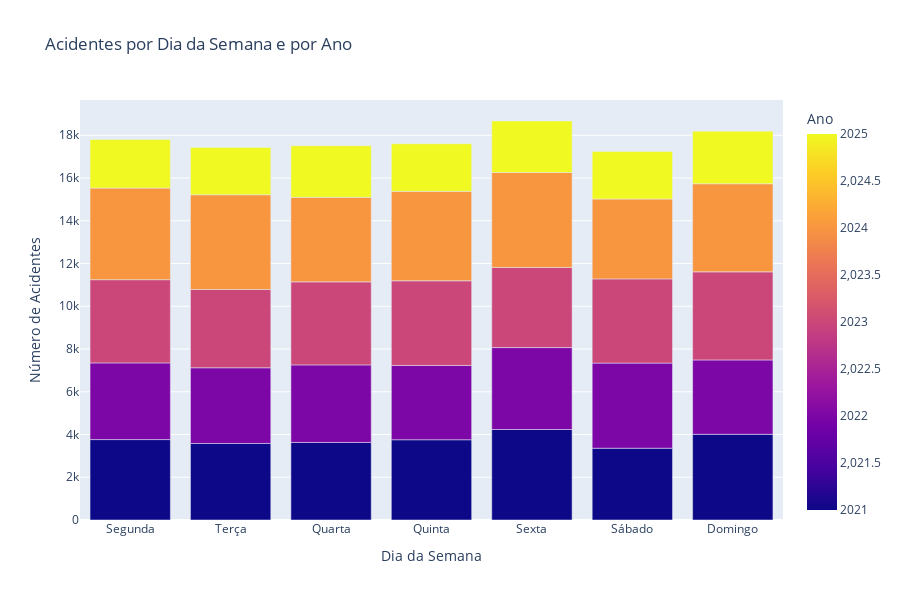
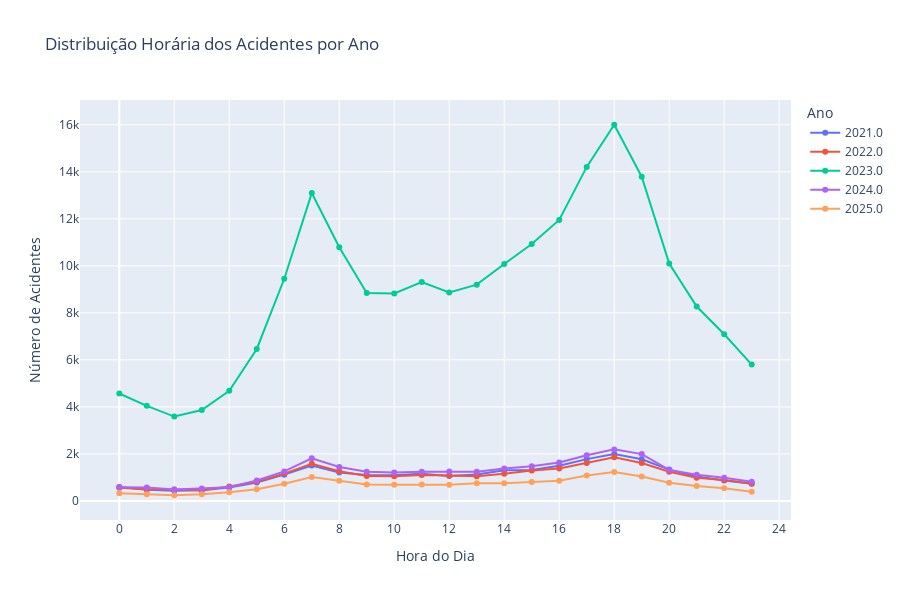

The code cell stored with these charts, in order, in its notebook:
### Markdown cell above
## 6. Analyses Temporelles Détaillées

### Code cell
# Análise por dia da semana
df_clean['dia_semana_num'] = df_clean['data_inversa'].dt.dayofweek
dias_mapping = {0: 'Segunda', 1: 'Terça', 2: 'Quarta', 3: 'Quinta', 4: 'Sexta', 5: 'Sábado', 6: 'Domingo'}
df_clean['dia_semana_nome'] = df_clean['dia_semana_num'].map(dias_mapping)

acidentes_por_dia_ano = df_clean.groupby(['ano', 'dia_semana_nome']).size().reset_index(name='acidentes')

fig = px.bar(acidentes_por_dia_ano, x='dia_semana_nome', y='acidentes', color='ano',
             title='Acidentes por Dia da Semana e por Ano',
             labels={'dia_semana_nome': 'Dia da Semana', 'acidentes': 'Número de Acidentes', 'ano': 'Ano'},
             category_orders={'dia_semana_nome': ['Segunda', 'Terça', 'Quarta', 'Quinta', 'Sexta', 'Sábado', 'Domingo']})

fig.update_layout(height=600)
fig.show()

# Recriar a coluna hora corretamente a partir de horario
print("🔄 Recriando coluna 'hora' a partir de 'horario'...")

if 'horario' in df_clean.columns:
    # Extrair hora da coluna horario (formato HH:MM:SS)
    df_clean['hora'] = pd.to_datetime(df_clean['horario'], format='%H:%M:%S', errors='coerce').dt.hour
    print(f"✅ Hora extraída com sucesso!")
    print(f"Valores únicos da hora: {sorted(df_clean['hora'].dropna().unique())}")
    
    # Remover registros sem hora válida
    df_clean_hora = df_clean.dropna(subset=['hora'])
    print(f"📊 Registros com hora válida: {len(df_clean_hora):,} de {len(df_clean):,}")
    
    # Gráfico de distribuição horária
    acidentes_por_hora_ano = df_clean_hora.groupby(['ano', 'hora']).size().reset_index(name='acidentes')

    fig = px.line(acidentes_por_hora_ano, x='hora', y='acidentes', color='ano',
                  title='Distribuição Horária dos Acidentes por Ano',
                  labels={'hora': 'Hora do Dia', 'acidentes': 'Número de Acidentes', 'ano': 'Ano'},
                  markers=True)

    fig.update_layout(height=600, xaxis=dict(tickmode='linear', tick0=0, dtick=2))
    fig.show()
    
    # Estatísticas por hora
    print("\n=== HORÁRIOS MAIS PERIGOSOS ===")
    acidentes_por_hora = df_clean_hora.groupby('hora').size().sort_values(ascending=False)
    print("Top 10 horários com mais acidentes:")
    for hora, count in acidentes_por_hora.head(10).items():
        hora_int = int(hora)
        print(f"• {hora_int:02d}h: {count:,} acidentes ({count/len(df_clean_hora)*100:.1f}%)")
        
    # Análise por períodos do dia
    print("\n=== ACIDENTES POR PERÍODO DO DIA ===")
    def classificar_periodo(hora):
        if pd.isna(hora):
            return 'Desconhecido'
        elif 6 <= hora < 12:
            return 'Manhã (6h-12h)'
        elif 12 <= hora < 18:
            return 'Tarde (12h-18h)'
        elif 18 <= hora < 24:
            return 'Noite (18h-24h)'
        else:
            return 'Madrugada (0h-6h)'
    
    df_clean_hora['periodo'] = df_clean_hora['hora'].apply(classificar_periodo)
    acidentes_por_periodo = df_clean_hora['periodo'].value_counts()
    
    for periodo, count in acidentes_por_periodo.items():
        print(f"• {periodo}: {count:,} acidentes ({count/len(df_clean_hora)*100:.1f}%)")
        
else:
    print("⚠️ Coluna 'horario' não encontrada")

# Estatísticas por dia da semana
print("\n=== ACIDENTES POR DIA DA SEMANA ===")
acidentes_por_dia = df_clean.groupby('dia_semana_nome').size().sort_values(ascending=False)
for dia, count in acidentes_por_dia.items():
    print(f"• {dia}: {count:,} acidentes ({count/len(df_clean)*100:.1f}%)")

### Figure 1 — Plotly figure (JSON) as saved in the notebook; plotly's stock layout.template omitted (floating-point values rounded to 4 significant figures)
{"data": [{"hovertemplate": "Dia da Semana=%{x}<br>Número de Acidentes=%{y}<br>Ano=%{marker.color}<extra></extra>", "legendgroup": "", "marker": {"color": [2021.0, 2021.0, 2021.0, 2021.0, 2021.0, 2021.0, 2021.0, 2022.0, 2022.0, 2022.0, 2022.0, 2022.0, 2022.0, 2022.0, 2023.0, 2023.0, 2023.0, 2023.0, 2023.0, 2023.0, 2023.0, 2024.0, 2024.0, 2024.0, 2024.0, 2024.0, 2024.0, 2024.0, 2025.0, 2025.0, 2025.0, 2025.0, 2025.0, 2025.0, 2025.0], "coloraxis": "coloraxis", "pattern": {"shape": ""}}, "name": "", "orientation": "v", "showlegend": false, "textposition": "auto", "type": "bar", "x": ["Domingo", "Quarta", "Quinta", "Segunda", "Sexta", "Sábado", "Terça", "Domingo", "Quarta", "Quinta", "Segunda", "Sexta", "Sábado", "Terça", "Domingo", "Quarta", "Quinta", "Segunda", "Sexta", "Sábado", "Terça", "Domingo", "Quarta", "Quinta", "Segunda", "Sexta", "Sábado", "Terça", "Domingo", "Quarta", "Quinta", "Segunda", "Sexta", "Sábado", "Terça"], "xaxis": "x", "y": [4009, 3629, 3755, 3762, 4234, 3358, 3580, 3480, 3628, 3476, 3589, 3833, 3984, 3542, 4121, 3885, 3962, 3893, 3751, 3939, 3664, 4123, 3957, 4184, 4285, 4440, 3737, 4432, 2460, 2408, 2227, 2271, 2410, 2220, 2213], "yaxis": "y"}], "layout": {"barmode": "relative", "coloraxis": {"colorbar": {"title": {"text": "Ano"}}, "colorscale": [[0, "#0d0887"], [0.1111, "#46039f"], [0.2222, "#7201a8"], [0.3333, "#9c179e"], [0.4444, "#bd3786"], [0.5556, "#d8576b"], [0.6667, "#ed7953"], [0.7778, "#fb9f3a"], [0.8889, "#fdca26"], [1, "#f0f921"]]}, "height": 600, "legend": {"tracegroupgap": 0}, "title": {"text": "Acidentes por Dia da Semana e por Ano"}, "xaxis": {"anchor": "y", "categoryarray": ["Segunda", "Terça", "Quarta", "Quinta", "Sexta", "Sábado", "Domingo"], "categoryorder": "array", "domain": [0, 1], "title": {"text": "Dia da Semana"}}, "yaxis": {"anchor": "x", "domain": [0, 1], "title": {"text": "Número de Acidentes"}}}}

### Figure 2 — Plotly figure (JSON) as saved in the notebook; plotly's stock layout.template omitted (floating-point values rounded to 4 significant figures)
{"data": [{"hovertemplate": "Ano=2021.0<br>Hora do Dia=%{x}<br>Número de Acidentes=%{y}<extra></extra>", "legendgroup": "2021.0", "line": {"color": "#636efa", "dash": "solid"}, "marker": {"symbol": "circle"}, "mode": "lines+markers", "name": "2021.0", "orientation": "v", "showlegend": true, "type": "scatter", "x": [0, 1, 2, 3, 4, 5, 6, 7, 8, 9, 10, 11, 12, 13, 14, 15, 16, 17, 18, 19, 20, 21, 22, 23], "xaxis": "x", "y": [595, 479, 437, 459, 568, 779, 1118, 1508, 1208, 1103, 1096, 1155, 1059, 1122, 1308, 1319, 1496, 1778, 1997, 1769, 1332, 1041, 872, 729], "yaxis": "y"}, {"hovertemplate": "Ano=2022.0<br>Hora do Dia=%{x}<br>Número de Acidentes=%{y}<extra></extra>", "legendgroup": "2022.0", "line": {"color": "#EF553B", "dash": "solid"}, "marker": {"symbol": "circle"}, "mode": "lines+markers", "name": "2022.0", "orientation": "v", "showlegend": true, "type": "scatter", "x": [0, 1, 2, 3, 4, 5, 6, 7, 8, 9, 10, 11, 12, 13, 14, 15, 16, 17, 18, 19, 20, 21, 22, 23], "xaxis": "x", "y": [563, 492, 489, 452, 614, 817, 1162, 1576, 1259, 1062, 1047, 1101, 1081, 1048, 1155, 1294, 1377, 1617, 1856, 1613, 1241, 987, 893, 736], "yaxis": "y"}, {"hovertemplate": "Ano=2023.0<br>Hora do Dia=%{x}<br>Número de Acidentes=%{y}<extra></extra>", "legendgroup": "2023.0", "line": {"color": "#00cc96", "dash": "solid"}, "marker": {"symbol": "circle"}, "mode": "lines+markers", "name": "2023.0", "orientation": "v", "showlegend": true, "type": "scatter", "x": [0, 1, 2, 3, 4, 5, 6, 7, 8, 9, 10, 11, 12, 13, 14, 15, 16, 17, 18, 19, 20, 21, 22, 23], "xaxis": "x", "y": [4568, 4043, 3588, 3866, 4687, 6465, 9450, 13095, 10794, 8839, 8823, 9308, 8867, 9200, 10076, 10926, 11952, 14209, 16001, 13789, 10101, 8267, 7091, 5798], "yaxis": "y"}, {"hovertemplate": "Ano=2024.0<br>Hora do Dia=%{x}<br>Número de Acidentes=%{y}<extra></extra>", "legendgroup": "2024.0", "line": {"color": "#ab63fa", "dash": "solid"}, "marker": {"symbol": "circle"}, "mode": "lines+markers", "name": "2024.0", "orientation": "v", "showlegend": true, "type": "scatter", "x": [0, 1, 2, 3, 4, 5, 6, 7, 8, 9, 10, 11, 12, 13, 14, 15, 16, 17, 18, 19, 20, 21, 22, 23], "xaxis": "x", "y": [582, 566, 485, 526, 584, 871, 1255, 1813, 1446, 1244, 1208, 1241, 1253, 1245, 1376, 1471, 1638, 1941, 2192, 1992, 1319, 1109, 984, 817], "yaxis": "y"}, {"hovertemplate": "Ano=2025.0<br>Hora do Dia=%{x}<br>Número de Acidentes=%{y}<extra></extra>", "legendgroup": "2025.0", "line": {"color": "#FFA15A", "dash": "solid"}, "marker": {"symbol": "circle"}, "mode": "lines+markers", "name": "2025.0", "orientation": "v", "showlegend": true, "type": "scatter", "x": [0, 1, 2, 3, 4, 5, 6, 7, 8, 9, 10, 11, 12, 13, 14, 15, 16, 17, 18, 19, 20, 21, 22, 23], "xaxis": "x", "y": [325, 286, 241, 285, 372, 500, 729, 1016, 853, 701, 689, 693, 683, 748, 748, 809, 856, 1079, 1230, 1037, 769, 632, 534, 394], "yaxis": "y"}], "layout": {"height": 600, "legend": {"title": {"text": "Ano"}, "tracegroupgap": 0}, "title": {"text": "Distribuição Horária dos Acidentes por Ano"}, "xaxis": {"anchor": "y", "domain": [0, 1], "dtick": 2, "tick0": 0, "tickmode": "linear", "title": {"text": "Hora do Dia"}}, "yaxis": {"anchor": "x", "domain": [0, 1], "title": {"text": "Número de Acidentes"}}}}
